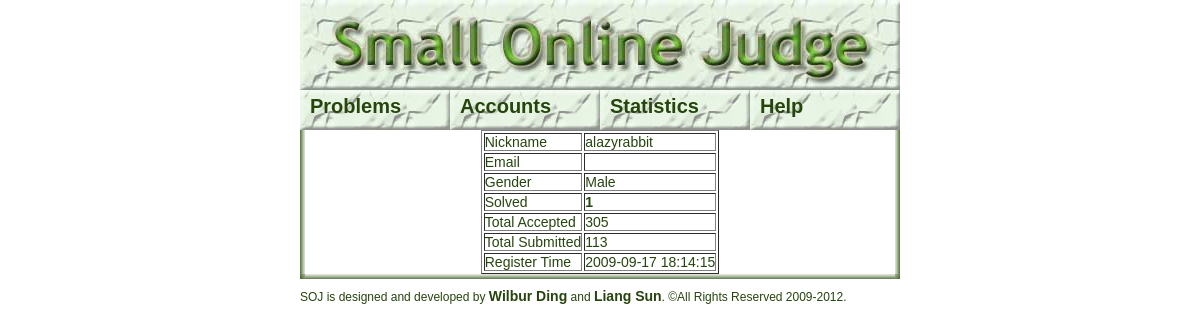
The app's page /user.php?uid=3, older data.
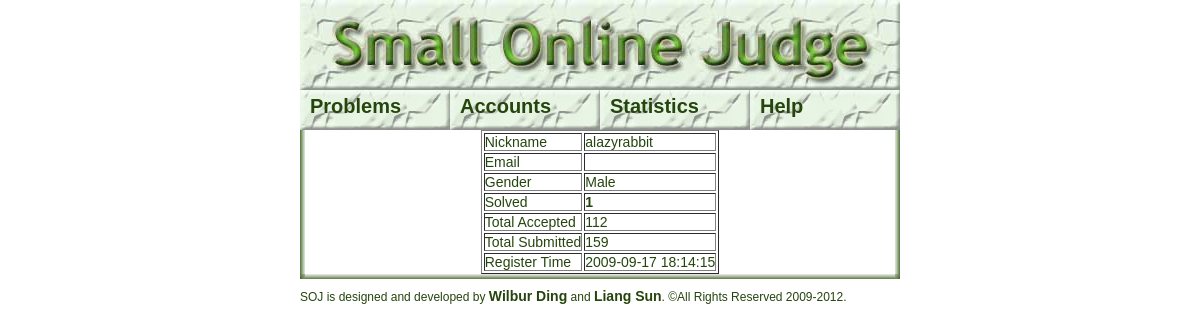
The same page, newer data.
### tables this page shows
CREATE TABLE `user` (
  `uid` int(10) unsigned NOT NULL auto_increment,
  `username` varchar(32) NOT NULL,
  `email` varchar(128) default NULL,
  `nickname` varchar(64) NOT NULL,
  `password` char(32) NOT NULL,
  `school` varchar(32) default NULL,
  `gender` tinyint(1) default NULL,
  `accepted` int(10) unsigned NOT NULL default '0',
  `submitted` int(10) unsigned NOT NULL default '0',
  `registerTime` datetime default NULL,
  `lastlogintime` datetime default NULL,
  `lastloginip` char(32) default NULL,
  `lastlanguage` char(10) default NULL,
  PRIMARY KEY  (`uid`),
  UNIQUE KEY `username` (`username`),
  UNIQUE KEY `nickname` (`nickname`)
);

### web/user.php (the view, shortened to what this page needs)
<?php
if(!isset($MAGICAL))
{
	include "index.php";
}
else
{
    include "conn.php";
    function gen_row($col1, $col2)
    {
        echo "<tr><td>$col1</td><td>$col2</td></tr>";
    }
    if(isset($_GET['uid']))
    {
        if($_GET['uid'] > 0)
            $uid = (int)$_GET['uid'];
        else
            alert_and_go_back("User not found!");
    }
    echo '<table border="1">';
    $sql = "select nickname, email, gender, accepted, submitted, registerTime
   	from user where uid = $uid";
    if($result = $conn->query($sql))
    {
        if($user = $result->fetch_object())
        {
            gen_row("Nickname", $user->nickname);
            echo "<tr><td>Solved</td><td>";
            $sql = "select distinct pid from status where uid=$uid and judgeStatus=3";
            if($result = $conn->query($sql))
            {
                while($pros = $result->fetch_object())
                {
                    echo "<a href=\"problem.php?pid=$pros->pid\">$pros->pid</a>";
                }
            }
            echo "</td></tr>\n";
        }
        else
        {
            alert_and_go_back("User not found!");
        }
    }
    else
    {
        error_log($conn->error." File:".__FILE__."; Line: ".__LINE__."; Sql string: $sql");
        die("Database Error.");
    }
    echo "</table>";
}
?>

Row changes from the older to the newer data that the page shows:
changed user: nickname "alazyrabbit 305 113 2009-09-17 18:14:15" → "alazyrabbit 112 159 2009-09-17 18:14:15"
